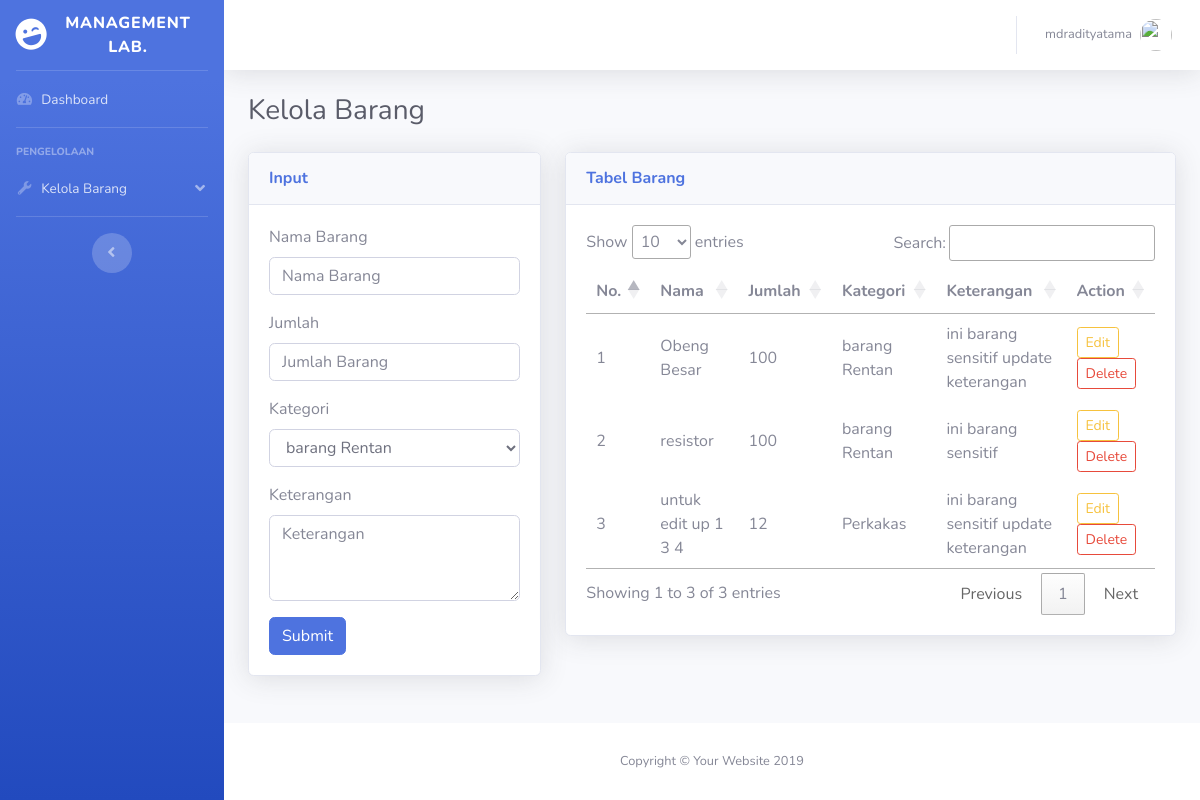
The app's page /kelolabarang.php (signed in) with its own data.
### tables this page shows
CREATE TABLE `barang` (
  `id` int(10) NOT NULL,
  `nmbarang` varchar(255) NOT NULL,
  `jmlh` int(100) NOT NULL,
  `id_ketegori` int(10) NOT NULL,
  `keterangan` text NOT NULL
);

CREATE TABLE `kategori` (
  `id` int(11) NOT NULL,
  `nama` varchar(100) NOT NULL,
  `keterangan` text NOT NULL
);

### classes/Session.php (called while the page is built, shortened)
<?php
class Session {
  public static function get($name) {
    return $_SESSION[$name];
  }
}

### classes/Database.php (called while the page is built, shortened)
<?php
class Database {
  private static $INSTANCE = null;
  private $mysqli,
          $HOST = 'localhost',
          $USER = 'root',
          $PASS = '',
          $DBNAME = 'manajemenlab';
  function __construct(){
    $this->mysqli = new mysqli( $this->HOST, $this->USER, $this->PASS, $this->DBNAME);
  }
  public static function getInstance(){
    if( !isset(self::$INSTANCE) ) {
      self::$INSTANCE = new Database();
    }
    return self::$INSTANCE;
  }
  public function get_fieldsBarang(){
    $query = "SELECT barang.id, barang.nmbarang, barang.jmlh, kategori.nama, barang.keterangan FROM barang, kategori WHERE kategori.id=barang.id_ketegori";
    $result = $this->mysqli->query($query);
    while ( $row = $result->fetch_assoc() ){
      $data[] = $row;
    }
    return $data;
  }
  public function get_fields($table){
    $query  = "SELECT * FROM $table";
    $result = $this->mysqli->query($query);
    while($row = $result->fetch_assoc()  ) {
       $data[] = $row;
    }
    return $data;
  }
}
?>

### core/init.php (called while the page is built, shortened)
<?php
$kelola = new Kelola();

### classes/Kelola.php (called while the page is built, shortened)
<?php
class Kelola {
  private $_db;
  public function __construct() {
    $this->_db = Database::getInstance();
  }
  public function getTBarang(){
    $data = $this->_db->get_fieldsBarang();
    return $data;
  }
  public function getKategori( $table ){
    $data = $this->_db->get_fields($table);
    return $data;
  }
}

### kelolabarang.php (the view, shortened to what this page needs)
<?php
require_once 'core/init.php';
include 'template/header.php';
?>
  <div id="wrapper">
<?php include 'template/menu.php' ?>
    <div id="content-wrapper" class="d-flex flex-column">
      <div id="content">
        <?php include 'template/nav-atas.php' ?>
        <div class="container-fluid">
          <h1 class="h3 mb-4 text-gray-800">Kelola Barang</h1>
          <div class="row">
            <div class="col-lg-4">
              <div class="card shadow mb-4">
                <div class="card-header py-3">
                  <h6 class="m-0 font-weight-bold text-primary"> Input</h6>
                </div>
                <div class="card-body">
                <form method="POST" action="kelolabarang.php" >
                  <div class="form-group">
                    <label>Nama Barang</label>
                    <input type="text" name="nmbarang" class="form-control" placeholder="Nama Barang">
                  </div>
                  <div class="form-group">
                    <label>Jumlah</label>
                    <input type="text" name="jmlh" class="form-control" placeholder="Jumlah Barang">
                  </div>
                  <div class="form-group">
                    <label>Kategori</label>
                    <select class="form-control" name="id_kategori">
                    <?php
                      $fields = $kelola->getKategori('kategori');
                      foreach($fields as $index => $data) {
                    ?>
                    <option value="<?php echo $data['id']; ?>" ><?= $data['nama'] ?></option>
                    <?php
                      }
                    ?>
                    </select>
                  </div>
                  <div class="form-group">
                    <label>Keterangan</label>
                    <textarea class="form-control" name="keterangan" placeholder="Keterangan" rows="3"></textarea>
                  </div>
                  <input type="submit" name="submit" class="btn btn-primary" value="Submit">
                </form>
                </div>
              </div>
            </div>
            <div class="col">
              <div class="card shadow mb-4">
              <div class="card-header py-3">
                <h6 class="m-0 font-weight-bold text-primary">Tabel Barang</h6>
              </div>
              <div class="card-body">
                <div class="table-responsive">
                  <div class="dataTables_wrapper dt-bootstrap4">
                <div class="row">
                  <div class="col-sm-12">
                    <table id="dataTable">
                    <thead>
                      <tr role="row">
                        <th  style="width: 40px;">No.</th>
                        <th  style="width: 180px;">Nama</th>
                        <th  style="width: 50px;">Jumlah</th>
                        <th  style="width: 100px;">Kategori</th>
                        <th  style="width: 163px;">Keterangan</th>
                        <th  style="width: 80px;">Action</th>
                      </tr>
                    </thead>
                    <tbody>
                    <?php
                      $no = 1;
                      $fields = $kelola->getTBarang();
                      $banyak = count($fields);
                      if ( $banyak != 0 ){
                        foreach($fields as $index => $data) {
                            ?>
                            <tr role="row" class="odd">
                              <td class="sorting_1"><?= $no++ ?></td>
                              <td><?= $data['nmbarang'] ?></td>
                              <td><?= $data['jmlh'] ?></td>
                              <td><?= $data['nama'] ?></td>
                              <td><?= $data['keterangan'] ?></td>
                              <td>
                                <a href="editbarang.php?id=<?php echo $data['id']; ?>" class="btn btn-outline-warning btn-sm"> Edit</a>
                                <a href="kelolabarang.php?hapus=<?php echo $data['id']; ?>" class="btn btn-outline-danger btn-sm"> Delete</a>
                              </td>
                            </tr>
                        <?php
                        }
                      } else {
                        ?>
                        <tr role="row" class="odd">
                              <td class="sorting_1 text-center p-5" colspan="6"> Hah ? Kosong ?</td>
                            </tr>
                      <?php
                      }
                      ?>
                    </tbody>
                  </table>
                  </div>
                  </div>
                  </div>
                </div>
              </div>
              </div>
            </div>
          </div>
        </div>
      </div>
      <footer class="sticky-footer bg-white">
        <div class="container my-auto">
          <div class="copyright text-center my-auto">
            <span>Copyright &copy; Your Website 2019</span>
          </div>
        </div>
      </footer>
    </div>
  </div>
<?php
include 'template/footer.php';
?>

### template/header.php (shortened to what this page needs)
<!DOCTYPE html>
<html lang="en">
<head>
  <link href="vendor/fontawesome-free/css/all.min.css" rel="stylesheet" type="text/css">
  <link href="css/sb-admin-2.min.css" rel="stylesheet">
  <link rel="stylesheet" type="text/css" href="https://cdn.datatables.net/1.10.21/css/jquery.dataTables.css">
</head>
<body id="page-top">

### template/menu.php (shortened to what this page needs)
<ul class="navbar-nav bg-gradient-primary sidebar sidebar-dark accordion" id="accordionSidebar">
  <a class="sidebar-brand d-flex align-items-center justify-content-center" href="index.html">
    <div class="sidebar-brand-icon rotate-n-15">
      <i class="fas fa-laugh-wink"></i>
    </div>
    <div class="sidebar-brand-text mx-3">Management Lab.</div>
  </a>
  <hr class="sidebar-divider my-0">
  <li class="nav-item">
    <a class="nav-link" href="index.php">
      <i class="fas fa-fw fa-tachometer-alt"></i>
      <span>Dashboard</span></a>
  </li>
  <hr class="sidebar-divider">
  <div class="sidebar-heading">
    Pengelolaan
  </div>
  <li class="nav-item">
    <a class="nav-link" href="#" data-toggle="collapse" data-target="#collapseUtilities" aria-expanded="true" aria-controls="collapseUtilities">
      <i class="fas fa-fw fa-wrench"></i>
      <span>Kelola Barang</span>
    </a>
  </li>
  <hr class="sidebar-divider d-none d-md-block">
  <div class="text-center d-none d-md-inline">
    <button class="rounded-circle border-0" id="sidebarToggle"></button>
  </div>
</ul>

### template/nav-atas.php (shortened to what this page needs)
<?php
  require_once 'core/init.php';
?>
<nav class="navbar navbar-expand navbar-light bg-white topbar mb-4 static-top shadow">
<ul class="navbar-nav ml-auto">
  <li class="nav-item dropdown no-arrow">
    <a class="nav-link dropdown-toggle" href="#" id="userDropdown" role="button" data-toggle="dropdown" aria-haspopup="true" aria-expanded="false">
      <span class="mr-2 d-none d-lg-inline text-gray-600 small"><?php echo Session::get('username');  ?></span>
      <img class="img-profile rounded-circle" src="https://source.unsplash.com/QAB-WJcbgJk/60x60">
    </a>
  </li>
</ul>
</nav>

### template/footer.php (shortened to what this page needs)
</body>
</html>

### records on screen
barang: nmbarang "Obeng Besar", jmlh "100", id_ketegori.nama "barang Rentan", keterangan "ini barang sensitif update keterangan"
barang: nmbarang "resistor", jmlh "100", id_ketegori.nama "barang Rentan", keterangan "ini barang sensitif"
barang: nmbarang "untuk edit up 1 3 4", jmlh "12", id_ketegori.nama "Perkakas", keterangan "ini barang sensitif update keterangan"

### other values on screen
Session::get('username') "mdradityatama"
form field id_kategori "barang Rentan"
